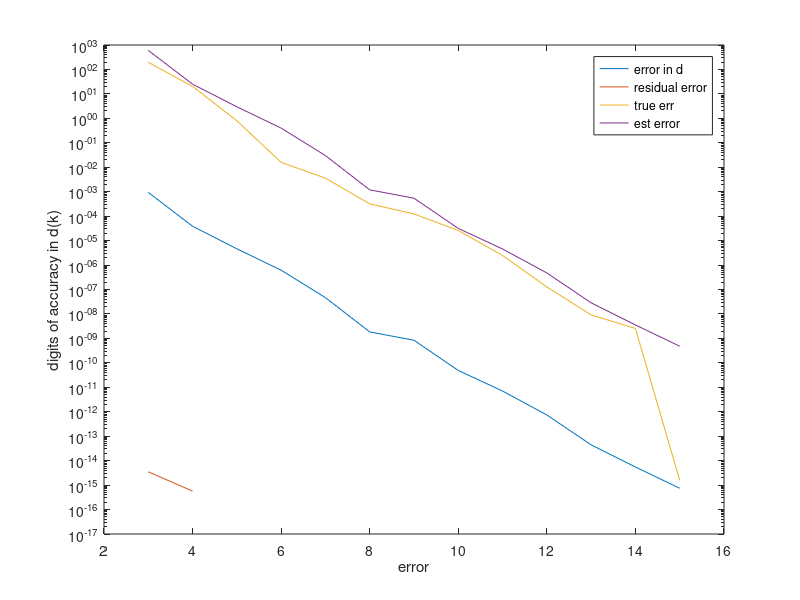

Here is the MATLAB script that generated this plot:
%--------------------
% MCEN 3030
% Spring 2020
% L03 driver script
% Condition
%--------------------
clear all; clc; close all

format long

% define coef matrix
A = [3/7 5/6; 10.5001/49 15/36];

% pick true solution
x_t = ones(2,1);

% generate the b values corresponding to the true solution
b = A * x_t;

fprintf('keep all digits: %18.15f %18.15f \n',b(1),b(2));

% loop over number of sig digits
for k = 3:15
    
    % chop
    d = fix( b .* (10^k) ) ./ 10^k;
    
    fprintf('keep %3i digits: %18.15f %18.15f \n',k,d(1),d(2));
    
    % find x using this d
    x = A \ d;
        
    % what is the relative true error in this estimate of d?
    error_d(k) =  norm(d - b)/norm(b);
    % (a) k 
    % (b) norm(d) 
    % (c) norm(d-b)
    % (d) norm(d-x_t)/norm(x_t)
    % (e) norm(d - b)/norm(b) =====CORRECT ANSWER
    
    % what is the relative residual error of our equation Ax = d?
    resid(k) = max( norm(A*x -d)/norm(d));
    
    % what is the relative true error in x? 
    error_x(k) = norm(x-x_t)/norm(x_t);
end
% 

% Make a plot of the error in d, the residual error, and the true error on one
% figure using log-scale for the vertical axis, labeled with a legend
semilogy(3:15,error_d(3:15))
hold on
semilogy(3:15,resid(3:15))
semilogy(3:15,error_x(3:15))
xlabel('error');
ylabel('digits of accuracy in d(k)');
legend('error in d', 'residual','true error x')

% how much is the true error different from residual error?
%b depends on k


%how much is the true eror different from the relative error in k
%always by a factor of cond(A)

% how could we have better approximated the relative error in x, for 
% a (realistic) situation in which we know the error in d but not the true x? 
 semilogy(3:15,error_d(3:15)*cond(A))
 legend('error in d','residual error','true err','est error')


%set(gca,'FontSize',18);
